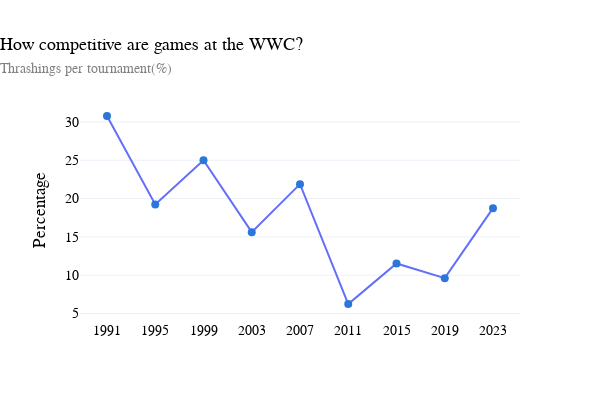

Notebook source saved alongside this figure:
### Code cell
fig_6 = px.line(share_thrashings,
              x='Year',
              y='Thrashing_Rate',
              title='Thrashings per tournament (%)',
              labels={"Thrashing_Rate":"Thrashings(%)"},
              hover_data = {"Thrashing_Rate": True,'Year': False},
              hover_name="Year"
             )
fig_6.update_traces(mode='lines+markers', marker=dict(size=8, color='#2a76d9'))
fig_6.update_layout(
    title={
        "text": "How competitive are games at the WWC?<br><span style='font-size:14px; font-weight:normal; color:gray;'>Thrashings per tournament(%)</span>",
        "font": {
            'family': "Helvetica-Bold",  
            'size': 18,                   
            'color': "black",             
        },
         "x": 0, 
        "xanchor": "left" 
    },
    font=dict(
        family="Helvetica",  
        size=14,  
        color="black" 
    ),
    template='plotly_white',
    showlegend=True,
    width=600,
    height=400,
    yaxis_title="",
    yaxis=dict(showgrid=True),
    xaxis=dict(showgrid=False)
)
fig_6.update_xaxes(title='',tickmode='array', tickvals=[1991, 1995, 1999, 2003, 2007, 2011, 2015, 2019, 2023])
fig_6.update_yaxes(title='Percentage',tickmode='array', tickvals=[0, 5, 10, 15, 20, 25, 30, 35, 40, 45, 50])

### Figure 1 — Plotly figure (JSON) as saved in the notebook; plotly's stock layout.template omitted (floating-point values rounded to 4 significant figures)
{"data": [{"hovertemplate": "<b>%{hovertext}</b><br><br>Thrashings(%)=%{y}<extra></extra>", "hovertext": [1991, 1995, 1999, 2003, 2007, 2011, 2015, 2019, 2023], "legendgroup": "", "line": {"color": "#636efa", "dash": "solid"}, "marker": {"color": "#2a76d9", "size": 8, "symbol": "circle"}, "mode": "lines+markers", "name": "", "orientation": "v", "showlegend": false, "type": "scatter", "x": [1991, 1995, 1999, 2003, 2007, 2011, 2015, 2019, 2023], "xaxis": "x", "y": [30.77, 19.23, 25, 15.62, 21.88, 6.25, 11.54, 9.62, 18.75], "yaxis": "y"}], "layout": {"font": {"color": "black", "family": "Helvetica", "size": 14}, "height": 400, "legend": {"tracegroupgap": 0}, "showlegend": true, "title": {"font": {"color": "black", "family": "Helvetica-Bold", "size": 18}, "text": "How competitive are games at the WWC?<br><span style='font-size:14px; font-weight:normal; color:gray;'>Thrashings per tournament(%)</span>", "x": 0, "xanchor": "left"}, "width": 600, "xaxis": {"anchor": "y", "domain": [0, 1], "showgrid": false, "tickmode": "array", "tickvals": [1991, 1995, 1999, 2003, 2007, 2011, 2015, 2019, 2023], "title": {"text": ""}}, "yaxis": {"anchor": "x", "domain": [0, 1], "showgrid": true, "tickmode": "array", "tickvals": [0, 5, 10, 15, 20, 25, 30, 35, 40, 45, 50], "title": {"text": "Percentage"}}}}
